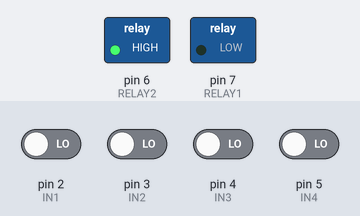
A sketch run on a simulated Arduino Uno, built with avr-gcc and run on an emulated ATmega328P. On the bench: switched loads named in the sketch (green lamp = pin HIGH). The inputs (shaded band) are chosen by the test bench; at power-on: pin 2 (IN1), pin 3 (IN2), pin 4 (IN3), pin 5 (IN4) LOW.

Above: at 1.2 s.
1.3 s: pin 2 (IN1) driven HIGH
At 2.5 s:
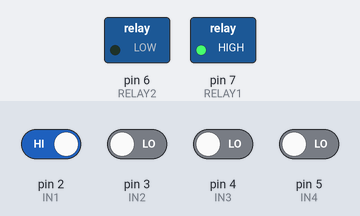
2.8 s: pin 2 (IN1) driven LOW and pin 5 (IN4) driven HIGH
At 3.7 s:
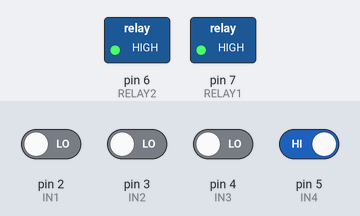
4.3 s: pin 3 (IN2) driven HIGH
At 4.8 s:
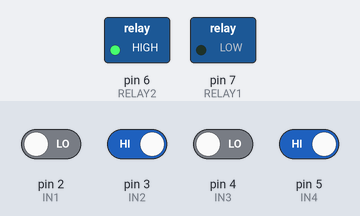
5.8 s: pin 3 (IN2) driven LOW and pin 4 (IN3) driven HIGH
At 7.0 s:
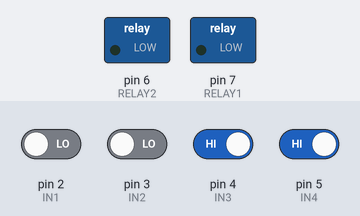
7.3 s: pin 4 (IN3) driven LOW
At 8.3 s:
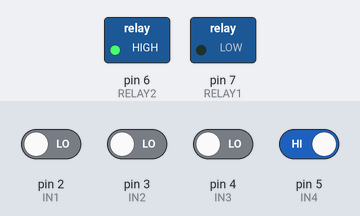
Timing chart, 0 to 9.8 s (numbered marks = the images above; inputs shaded):
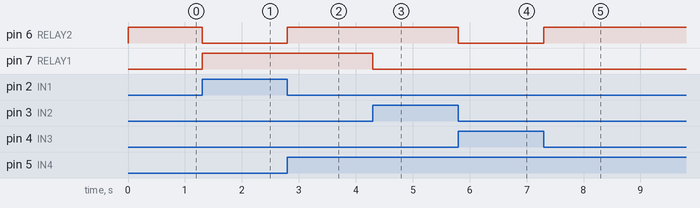

Measured:
- after the input at 1.3 s, pin 6 (RELAY2): HIGH → LOW at once; pin 7 (RELAY1): LOW → HIGH at once
- after the input at 2.8 s, pin 6 (RELAY2): LOW → HIGH at once
- after the input at 4.3 s, pin 7 (RELAY1): HIGH → LOW at once
- after the input at 5.8 s, pin 6 (RELAY2): HIGH → LOW at once
- after the input at 7.3 s, pin 6 (RELAY2): LOW → HIGH at once

The sketch:

cosplay_trap.ino
```cpp
#define IN1 2
#define IN2 3
#define IN3 4
#define IN4 5
#define RELAY1 7 // High level trigger
#define RELAY2 6 // Low level trigger

struct state {
  bool relay_one = 0;
  bool relay_two = 0;
};

state st;
void setup() {
  pinMode(IN1, INPUT);
  pinMode(IN2, INPUT);
  pinMode(IN3, INPUT);
  pinMode(IN4, INPUT);
  pinMode(RELAY1, OUTPUT);
  pinMode(RELAY2, OUTPUT);
}

void loop() {
  if (digitalRead(IN1) == HIGH) {
    st.relay_one = 1;
    st.relay_two = 1;
  } else if (digitalRead(IN2) == HIGH) {
    st.relay_one = 0;
    st.relay_two = 0;
  } else if (digitalRead(IN3) == HIGH) {
    st.relay_two = 1;
  } else if (digitalRead(IN4) == HIGH) {
    st.relay_two = 0;
  }

  if (st.relay_one == true) {
    digitalWrite(RELAY1, HIGH);
  } else {
    digitalWrite(RELAY1, LOW);
  }

  if (st.relay_two == true) {
    digitalWrite(RELAY2, LOW);
  } else {
    digitalWrite(RELAY2, HIGH);
  }
}
```
